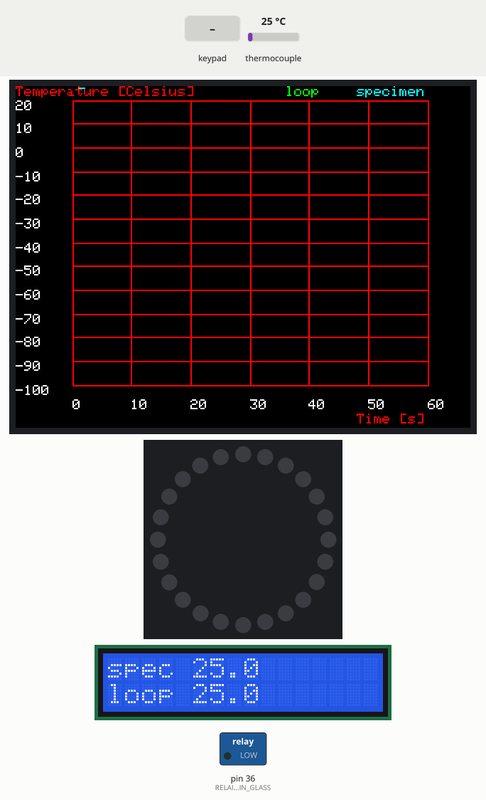
Recording of a sketch running on a simulated Arduino Mega 2560, built with avr-gcc and run on an emulated ATmega2560. Parts: 320×240 colour display, 24 RGB LEDs in a ring, first at the top, clockwise, 16×2 character LCD, switched loads named in the sketch (green lamp = pin HIGH). Inputs (shaded band) come from the test bench; at power-on: thermocouple 25 °C. Storage starts empty; what the sketch prints to the serial monitor is not drawn.

Above: at 2.6 s.
2.7 s: key 'S' pressed
At 3.7 s:
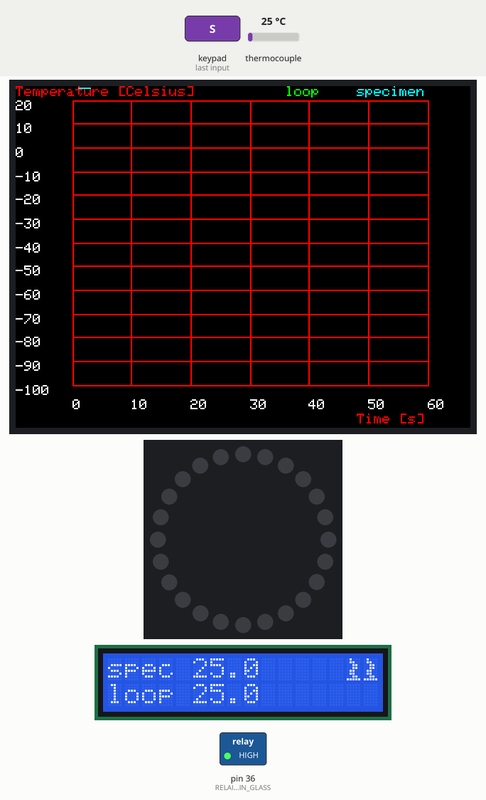
6.6 s: key 'U' pressed
At 7.9 s:
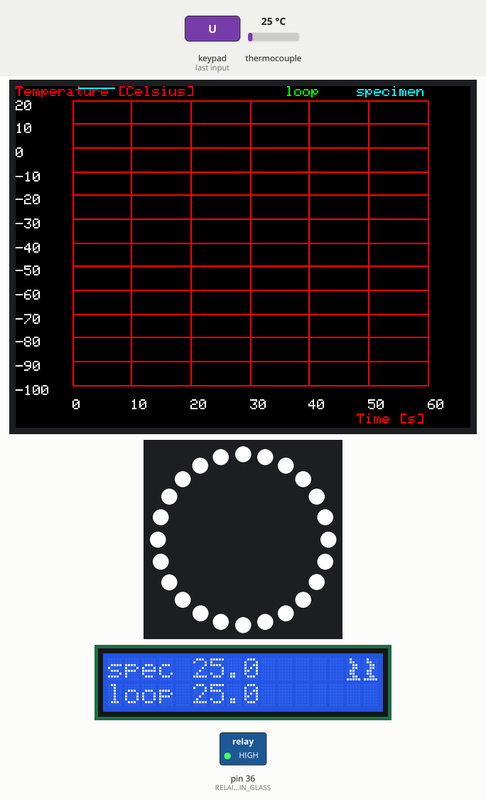
10.5 s: key 'L' pressed
At 10.9 s:
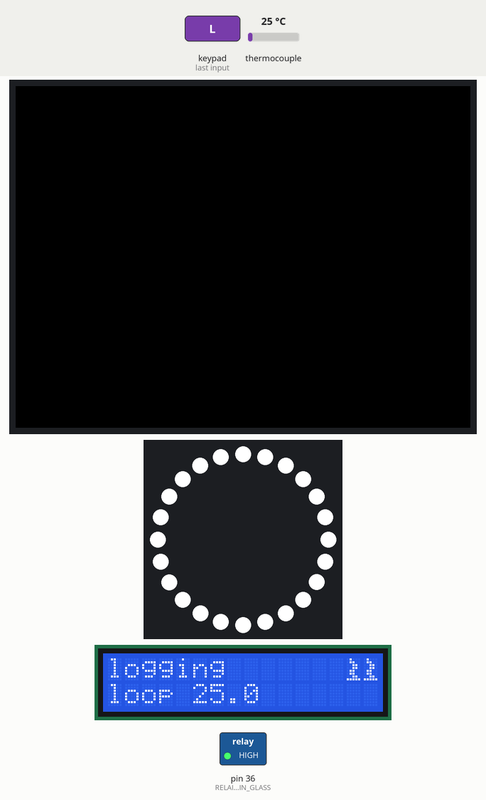
12.9 s: key 'D' pressed
At 13.3 s:
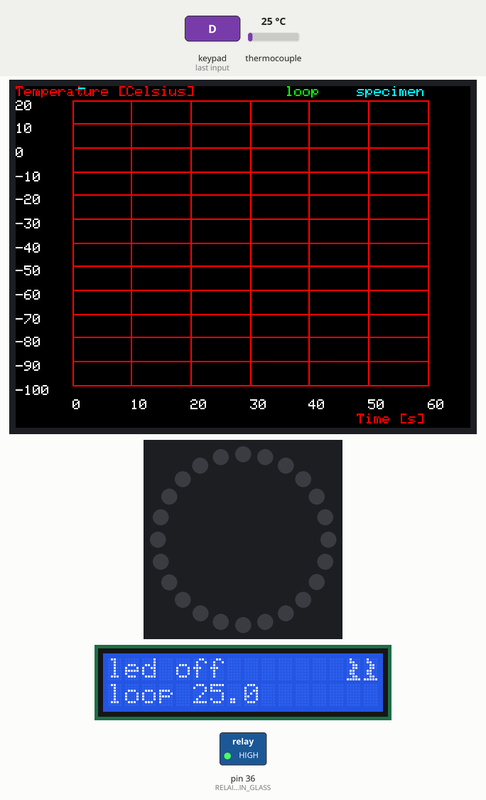
14.9 s: key 'R' pressed
At 15.3 s:
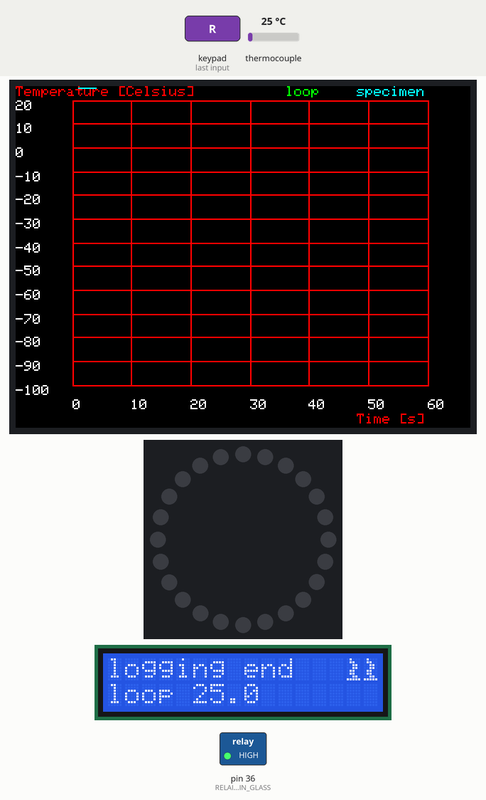
16.9 s: key 'L' pressed
At 17.4 s:
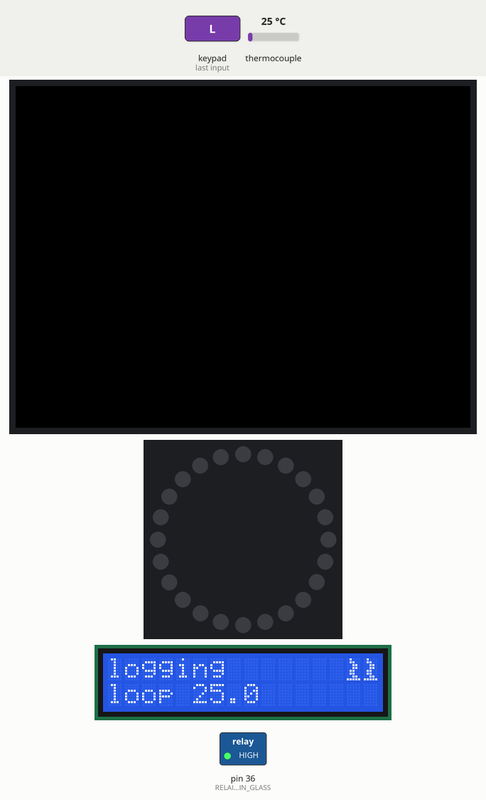
Timing chart, 0 to 19.9 s (numbered marks = the images above; inputs shaded):
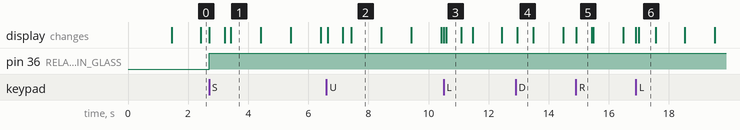

The sketch:

AssemblyGlobalPinout.ino
```cpp
// Libraries ============================
#include <Wire.h>

// SD Lib:
#include <SPI.h>
#include "SdFat.h"

// Thermoelement Breakout Board:
#include <Adafruit_MAX31856.h>

// LCD Shield with Buttons:
#include <Adafruit_RGBLCDShield.h>
#include <utility/Adafruit_MCP23017.h>

// LCD Touchscreen Breakout Board:
#include <Adafruit_GFX.h> // Core graphics library
#include <Adafruit_ILI9341.h> // Driver chip display
//#include "TouchScreen.h" // Resistive Touch Screen

// NeoPixel Ring:
#include <Adafruit_NeoPixel.h>

// Global Pinout =========================
/*
  Pin Setting for Wiring Mega 2560:
  A0  Resistive Touch Y+
  A1  Resistive Touch X-
  A2  Resistive Touch Y-
  A3  Resistive Touch X+ & D/C TFT Display
  Fix I2C Pins:
  21 (SCL)  Display 16x2
  20 (SDA)  Display 16x2
  D36  Relais heating glass
  D8 (PWM)  Neopixel Ring

  SPI Chip Selects (CS):
  D31  MAX31856#1 Specimen
  D35  MAX31856#2 Loop
  D39  SD Card (integrated in Touch Display)
  D43 TFT Display

  Fix SPI Pins for Mega Boards:
  SPI Devices: MAX31856#1  MAX31856#2  TFT Display and integrated SD Card
  DI(Data in on devices)/MOSI = 51
  DO(Data out on devices)/MISO = 50
  CLK(Clock) = 52
*/

// Resistive Touch:
//#define YP A0 //  Y+ touch direction, requires analog pin: "A"
//#define XM A1 //  X- touch direction, requires analog pin: "A"
//#define YM A2  //  Y- can be a digital pin
//#define XP A3  //  X+ can be a digital pin; equals DC, connect both to given pin!
// LCD Touch Display:
#define TFT_CS 43 //  SPI Chip Select Display
#define TFT_DC A3  //  equals X+, connect both to given pin!
//#define TFT_RST 8 // RST can be set to -1 if you tie it to Arduino's reset
#define CARD_CS 39 // SPI Chip Select integrated SD card

// Thermoelement Breakout Board:
#define MAX_SPEC_CS 31
#define MAX_LOOP_CS 35

// Relais:
#define RELAIS_PIN_GLASS 36

// NeoPixel Ring:
#define PIN 8 // PWM required


// Object Definitions and corresponding variables ================

// SD Card for Data Logging:
SdFat SD; // create File Object
File dataFile;

// Variables for logging temp values:
bool log_active = false; // begin and end logging with specific buttons
unsigned long currentMillis = 0; // time variables for logging and or graphing
unsigned long previousMillis = 0;
unsigned long interval = 1000; // interval in ms for plotting and data saving on SD

// Thermoelement Breakout Boards:
Adafruit_MAX31856 T_specimen = Adafruit_MAX31856(MAX_SPEC_CS);
Adafruit_MAX31856 T_loop = Adafruit_MAX31856(MAX_LOOP_CS);
double current_T_loop;
double current_T_specimen;

// LCD  Button Shield:
// uses I2C with fixed Pins SCL = A4 and SDA = A5
Adafruit_RGBLCDShield lcd = Adafruit_RGBLCDShield();
// define custom chracter for active heating glass
byte heatsign[8] = {
  0b01000, //  *
  0b01100, //  **
  0b00110, //   **
  0b00110, //   **
  0b01100, //  **
  0b01100, //  **
  0b00110, //   **
  0b11111  // *****
};

// Color Definitions to choose from for both displays:
#define LTBLUE    0xB6DF
#define LTTEAL    0xBF5F
#define LTGREEN   0xBFF7
#define LTCYAN    0xC7FF
#define LTRED     0xFD34
#define LTMAGENTA 0xFD5F
#define LTYELLOW  0xFFF8
#define LTORANGE  0xFE73
#define LTPINK    0xFDDF
#define LTPURPLE  0xCCFF
#define LTGREY    0xE71C

#define BLUE      0x001F
#define TEAL      0x0438
#define GREEN     0x07E0
#define CYAN      0x07FF
#define RED       0xF800
#define MAGENTA   0xF81F
#define YELLOW    0xFFE0
#define ORANGE    0xFC00
#define PINK      0xF81F
#define PURPLE    0x8010
#define GREY      0xC618
#define WHITE     0xFFFF
#define BLACK     0x0000

#define DKBLUE    0x000D
#define DKTEAL    0x020C
#define DKGREEN   0x03E0
#define DKCYAN    0x03EF
#define DKRED     0x6000
#define DKMAGENTA 0x8008
#define DKYELLOW  0x8400
#define DKORANGE  0x8200
#define DKPINK    0x9009
#define DKPURPLE  0x4010
#define DKGREY    0x4A49

// LCD Touch Display:
Adafruit_ILI9341 tft = Adafruit_ILI9341(TFT_CS, TFT_DC);
boolean display1 = true;  //  variable for multiple screens within graphing function
double ox , oy, oy2 ; // base values for incremental line drawing within the graph

// diagram argument list, define plot style here:
double  y, y2; // initialize x, y and y2
int x = 0 ; // seconds as x values combine with long from logging sd card
int xrange = 60; // range of x values on one screen
int gx = 40; // x graph base location (lower left corner) relative to upper left corner of display
int gy = 210; // y graph base location (lower left corner) relative to upper left corner of display
int w = 250; // width of graph
int h = 200; // height of graph
int xcapright = x + xrange; // stores previous x boundaries
int xcapleft = x; // stores previous x bounds, start with 0
int xinc = 10; // division of x axis
int ylo = -100; // lower bound of y axis
int yhi = 20; // upper bound of y axis
int yinc = 10; // division of y axis
String title = "Temperatures";
String xlabel = "Time [s]";
String ylabel = "Temperature [Celsius]";
String yname1 = "loop"; // data name  1 for diagram legend
String yname2 = "specimen"; // data name 2 for diagram legend
unsigned int gcolor = RED; // graph background color
unsigned int acolor = RED; // axis line color
unsigned int pcolor1 = GREEN; // y plot and legend color
unsigned int pcolor2 = CYAN; // y2 plot and legend color
unsigned int tcolor = WHITE; // text color
unsigned int bcolor = BLACK; // background color text boxes

// Relais:
bool heating_glass_active = false;  //  initially off

// NeoPixel Ring:
#define NUMPIXELS 24  // number of pixels in ring
Adafruit_NeoPixel ring = Adafruit_NeoPixel(NUMPIXELS, PIN, NEO_GRBW + NEO_KHZ800);


// Setup ==========================================
void setup() {
  // LCD Touch Display:
  tft.begin();
  tft.fillScreen(BLACK);
  tft.setRotation(3); //  horizontal with SPI pins on the left

  // Open serial communications and wait for port to open:
  Serial.begin(9600);
  while (!Serial) {
    ; // wait for serial port to connect. Needed for native USB port only
  }
  // see if the card is present and can be initialized:
    if (!SD.begin(CARD_CS)) {
    tft.setTextSize(2);
    tft.setTextColor(RED, BLACK);
    tft.setCursor(100, 100);
    tft.println("Card failed");
    //Serial.println("Card failed, or not present");
    // don't do anything more:
    while (1);
  }
  tft.setTextSize(2);
  tft.setTextColor(GREEN, BLACK);
  tft.setCursor(100, 100);
  tft.println("Card initialized");
  delay(1000);
  tft.fillScreen(BLACK);

  // I/O Pin Definitions:
  pinMode(RELAIS_PIN_GLASS, OUTPUT);

  // Neopixel Ring:
  ring.begin(); // initializes NeoPixel
  ring.show();  // sets all pixel to off at start

  // LCD Shield with Buttons:
  lcd.begin(16, 2);
  lcd.setBacklight(TEAL);
  // Create byte for custom character, active heating glass
  lcd.createChar(0, heatsign);

  // Max Breakout Boards:
  T_specimen.begin();
  T_loop.begin();
  T_specimen.setThermocoupleType(MAX31856_TCTYPE_K);
  T_loop.setThermocoupleType(MAX31856_TCTYPE_K);
}


// Loop ==================================================
void loop() {
  // Perform logging and or graphing every given interval e.g. each second
  // keep on graphing every interval no matter what
  // refresh screen and begin with 0s when logging is started by button interface
  // start logging only when selected

  // Button Interface:
  uint8_t buttons = lcd.readButtons();  // value for specific button see .h file
  if (buttons) {
    lcd.setCursor(0, 0);

    if (buttons & BUTTON_SELECT) {  // switch button
      heating_glass_active = !heating_glass_active; // invert boolean
      if (heating_glass_active == true) {
        digitalWrite(RELAIS_PIN_GLASS, HIGH);
        lcd.print("heating on");
        delay(500);  // delay for user visibility
        lcd.clear();  // remove letters again with complete wipe
        lcd.setCursor(14, 0);
        lcd.write(byte(0));
        lcd.setCursor(15, 0);
        lcd.write(byte(0));
      }
      if (heating_glass_active == false) {
        digitalWrite(RELAIS_PIN_GLASS, LOW);
        lcd.print("heating off");
        delay(500);  // delay for user visibility
        lcd.clear();  // remove heat signs again with complete wipe
      }
    }
    if (buttons & BUTTON_LEFT) {  // start logging
      log_active = true;
      tft.fillScreen(BLACK);
      display1 = true; // redraw and create new graph at start of logging
      // set time and time boundaries back to start: x, xcapright, xcapleft
      x = 0;
      xcapleft = x;
      xcapright = x + xrange;
      lcd.print("logging       ");  // 14 out of 16x2 char display, keep heating sign at pos. 15,16
      delay(500);  // delay for user visibility
      lcd.setCursor(0, 0); // remove message
      lcd.print("       ");
    }
    if (buttons & BUTTON_RIGHT) {  // stop logging
      log_active = false;
      lcd.print("logging end   ");
      delay(500);  // delay for user visibility
      lcd.setCursor(0, 0); // remove message
      lcd.print("           ");
    }
    if (buttons & BUTTON_UP) {  // switch on leds
      led_on();
      lcd.print("led on        ");
      delay(500);  // delay for user visibility
      lcd.setCursor(0, 0); // remove message
      lcd.print("      ");
    }
    if (buttons & BUTTON_DOWN) {  // switch off leds
      led_off();
      lcd.print("led off       ");
      delay(500);  // delay for user visibility
      lcd.setCursor(0, 0); // remove message
      lcd.print("       ");
    }
  }

  currentMillis = millis(); // millis() returns an unsigned long!
    if (currentMillis - previousMillis >= interval) {
    unsigned long t_offset = currentMillis - previousMillis - interval; // check for time offset if other tasks take too long to execute
    Serial.println("time offset from interval in ms");
    Serial.println(t_offset);
    previousMillis = currentMillis; // immedeately overwrite variable
    // for small enough t_offset just add interval to time variable, this also allows to start from 0s at logging start
    x += interval/1000; // rough method

    // permanent graphing on touch display and displaying current temp on lcd display at given interval
    // read each thermocouple just once due to conversion times (~10E2 ms each) and use variable for later actions, overwrite within each interval
    current_T_loop = T_loop.readThermocoupleTemperature();
    current_T_specimen = T_specimen.readThermocoupleTemperature();

    // lcd display with current temperatures:
    // set the cursor to column 0, line 1; note: line 1 is the second row, since counting begins with 0:
    lcd.setCursor(0, 0);
    lcd.print("spec ");
    lcd.print(current_T_specimen, 1); //  one digit float number
    lcd.setCursor(0, 1);
    lcd.print("loop ");
    lcd.print(current_T_loop, 1); //  one digit float number

    // Graph plotting on touch display:
    y = current_T_loop;
    y2 = current_T_specimen;

    /* remaining arguments for graph function:
      tft = name of display object, here touch display
      x = x data point
      y = y data point
      y2 = y2 data point
      &redraw = flag to redraw graph on fist call only, pointer to display
    */
    Graph(tft, x, y, y2, gx, gy, w, h, xcapleft, xcapright, xinc, ylo, yhi, yinc, title, xlabel, ylabel, yname1, yname2, gcolor, acolor, pcolor1, pcolor2, tcolor, bcolor, display1);

    if (x == xcapright) { // overwrite x axis boundaries for new screen y-axis labeling:
      xcapright = xcapright + xrange;
      xcapleft = xcapleft + xrange;
      tft.fillScreen(BLACK);
      display1 = true; // redraws axis for new plot on fresh screen
    }

    // SD Logging:
    if (log_active == true) {
      // make a string for assembling the data to log, overwrite String within each loop cycle
      String dataString = "";
      dataString += String(x); // x stores current seconds
      dataString += ",";
      dataString += String(current_T_specimen);
      dataString += ",";
      dataString += String(current_T_loop);

      // open the file. note that only one file can be open at a time,
      // so you have to close this one before opening another.
      // open creates new file or opens a prexisiting one
      dataFile = SD.open("data.txt", FILE_WRITE); // argument FILE_WRITE makes it writable and readable
      // so far always writes everything in single file, different logs start with new second count
      // if the file is available, write to it:
      if (dataFile) {
        dataFile.println(dataString);
        dataFile.close(); // always close file at the end
        // print to the serial port too:
        //Serial.println(dataString);
      }
      // if the file isn't open, pop up an error:
      else {
        //Serial.println("error opening file");
      }
    }
  }
}


// Functions ============================================================
// Graph Plotting [https://www.youtube.com/watch?v=YejRbIKe6e0]
void Graph(Adafruit_ILI9341 &d, int x, double y, double y2, int gx, int gy, int w, int h, int xlo, int xhi, int xinc, int ylo, int yhi, int yinc, String title, String xlabel, String ylabel, String yname1, String yname2, unsigned int gcolor, unsigned int acolor, unsigned int pcolor1, unsigned int pcolor2, unsigned int tcolor, unsigned int bcolor, boolean &redraw) {

  double ydiv, xdiv;
  double i;
  double temp;
  int rot, newrot;

  if (redraw == true) {

    redraw = false;
    ox = (x - xlo) * ( w) / (xhi - xlo) + gx;
    oy = (y - ylo) * (gy - h - gy) / (yhi - ylo) + gy;
    oy2 = (y2 - ylo) * (gy - h - gy) / (yhi - ylo) + gy;
    // draw y scale
    for ( i = ylo; i <= yhi; i += yinc) {
      // compute the transform
      temp =  (i - ylo) * (gy - h - gy) / (yhi - ylo) + gy;

      if (i == 0) { // on axis
        d.drawLine(gx, temp, gx + w, temp, acolor);
      }
      else { // on graph
        d.drawLine(gx, temp, gx + w, temp, gcolor);
      }

      d.setTextSize(1);
      d.setTextColor(tcolor, bcolor);
      d.setCursor(gx - 40, temp);
      d.println(int(i));  // round temps in °C here
    }
    // draw x scale
    for (i = xlo; i <= xhi; i += xinc) {

      // compute the transform
      temp =  (i - xlo) * ( w) / (xhi - xlo) + gx;
      if (i == 0) {
        d.drawLine(temp, gy, temp, gy - h, acolor);
      }
      else {
        d.drawLine(temp, gy, temp, gy - h, gcolor);
      }

      d.setTextSize(1);
      d.setTextColor(tcolor, bcolor);
      d.setCursor(temp, gy + 10);
      d.println(int(i));  // round temps in °C here
    }

    //now draw the labels
//    d.setTextSize(2);
//    d.setTextColor(tcolor, bcolor);
//    d.setCursor(gx , gy - h - 30);
//    d.println(title);

    d.setTextSize(1);
    d.setTextColor(acolor, bcolor);
    d.setCursor(gx + 200 , gy + 20);
    d.println(xlabel);

    d.setTextSize(1);
    d.setTextColor(acolor, bcolor);
    d.setCursor(gx - 40, gy - h - 10);
    d.println(ylabel);

    d.setTextSize(1);
    d.setTextColor(pcolor1, bcolor);
    d.setCursor(gx + 150, gy - h - 10);
    d.println(yname1);

    d.setTextSize(1);
    d.setTextColor(pcolor2, bcolor);
    d.setCursor(gx + 200, gy - h - 10);
    d.println(yname2);
  }

  //graph drawn now plot the data
  x =  (x - xlo) * ( w) / (xhi - xlo) + gx;
  y =  (y - ylo) * (gy - h - gy) / (yhi - ylo) + gy;
  y2 = (y2 - ylo) * (gy - h - gy) / (yhi - ylo) + gy;
  d.drawLine(ox, oy, x, y, pcolor1);
  // broadens plot line
  //d.drawLine(ox, oy + 1, x, y + 1, pcolor1);
  //d.drawLine(ox, oy - 1, x, y - 1, pcolor1);
  d.drawLine(ox, oy2, x, y2, pcolor2);
  // broadens plot line
  //d.drawLine(ox, oy2 + 1, x, y2 + 1, pcolor2);
  //d.drawLine(ox, oy2 - 1, x, y2 - 1, pcolor2);
  ox = x;
  oy = y;
  oy2 = y2;
}

// Neopixel Functions:
void led_on() {
  for (uint8_t i = 0; i < NUMPIXELS; i++) {
    ring.setPixelColor(i, ring.Color(0, 0, 0, 255));
    ring.show();  // send data to pixels
  }
}
void led_off() {
  for (uint8_t i = 0; i < NUMPIXELS; i++) {
    ring.setPixelColor(i, ring.Color(0, 0, 0, 0));
    ring.show();  // send data to pixels
  }
}
```

Measured:
- after the input at 2.7 s, pin 36 (RELAIS_PIN_GLASS): LOW → HIGH at once; the display: first changes at once (image 1 shows a later state)
- after the input at 6.6 s, the display: first changes after 0.05 s (image 2 shows a later state)
- after the input at 10.5 s, the display: first changes at once (image 3 shows a later state)
- after the input at 12.9 s, the display: changes after 0.05 s (image 4)
- after the input at 14.9 s, the display: changes at once (image 5)
- after the input at 16.9 s, the display: first changes at once (image 6 shows a later state)
- what the display in image 3 shows lasts 0.5 s, from 10.6 s to 11.1 s
